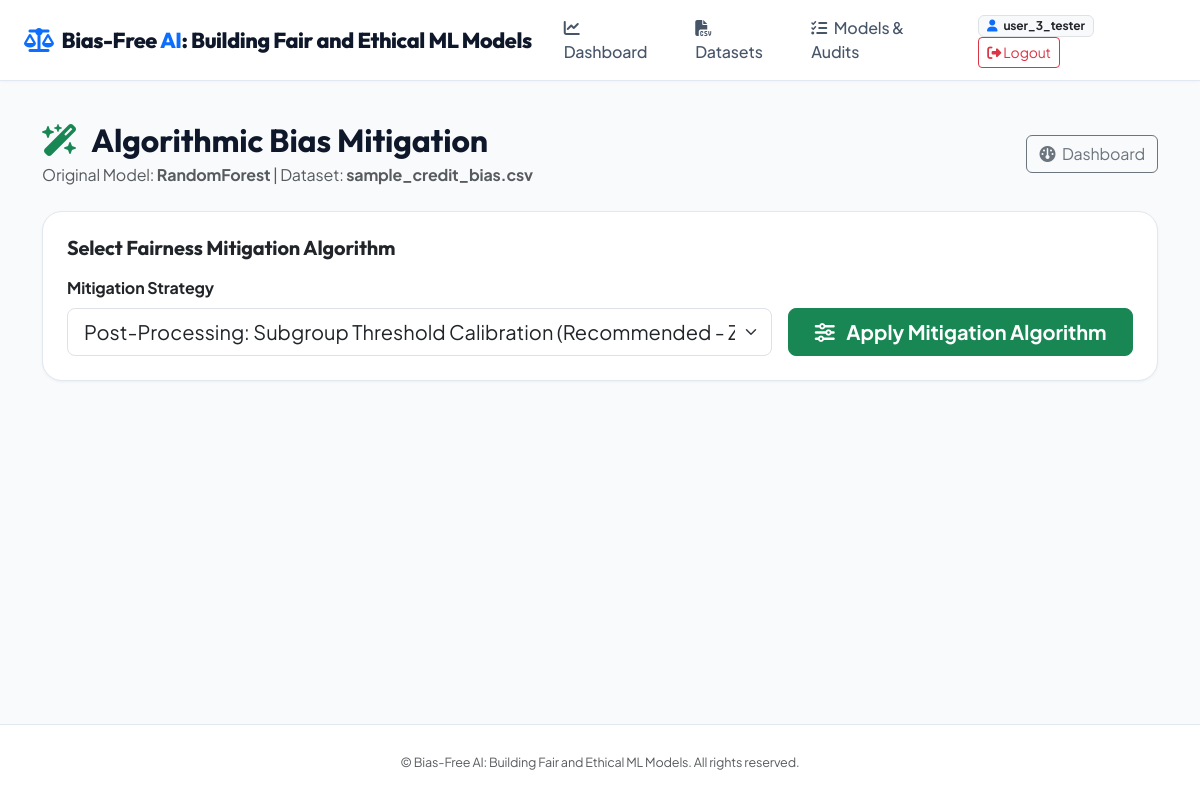
Screenshot of /mitigation/1 (signed in) with the database file from the repository.
### tables this page shows
CREATE TABLE model_runs (
    id INTEGER PRIMARY KEY AUTOINCREMENT,
    user_id INTEGER NOT NULL,
    dataset_id INTEGER NOT NULL,
    model_name VARCHAR(100) NOT NULL,
    accuracy REAL NOT NULL,
    precision_score REAL NOT NULL,
    recall_score REAL NOT NULL,
    f1_score REAL NOT NULL,
    disparate_impact REAL NOT NULL,
    demographic_parity_diff REAL NOT NULL,
    equalized_odds_diff REAL NOT NULL,
    equal_opportunity_diff REAL NOT NULL,
    is_mitigated BOOLEAN DEFAULT 0,
    mitigation_method VARCHAR(100) DEFAULT 'None',
    confusion_matrix_json TEXT NOT NULL,
    fairness_status VARCHAR(50) DEFAULT 'Unchecked',
    created_at TIMESTAMP DEFAULT CURRENT_TIMESTAMP, group_metrics_json TEXT DEFAULT NULL,
    FOREIGN KEY (user_id) REFERENCES users(id) ON DELETE CASCADE,
    FOREIGN KEY (dataset_id) REFERENCES datasets(id) ON DELETE CASCADE
);

CREATE TABLE datasets (
    id INTEGER PRIMARY KEY AUTOINCREMENT,
    user_id INTEGER NOT NULL,
    filename VARCHAR(255) NOT NULL,
    filepath VARCHAR(255) NOT NULL,
    row_count INTEGER DEFAULT 0,
    column_count INTEGER DEFAULT 0,
    target_column VARCHAR(100),
    sensitive_column VARCHAR(100),
    privileged_group VARCHAR(100),
    unprivileged_group VARCHAR(100),
    uploaded_at TIMESTAMP DEFAULT CURRENT_TIMESTAMP, csv_content TEXT,
    FOREIGN KEY (user_id) REFERENCES users(id) ON DELETE CASCADE
);

### app.py (the view)
@app.route('/mitigation/<int:model_run_id>')
@login_required
def mitigation_page(model_run_id):
    conn = get_db_connection()
    cursor = conn.cursor()
    cursor.execute("SELECT * FROM model_runs WHERE id = ?", (model_run_id,))
    run = cursor.fetchone()
    conn.close()
    if not run:
        flash('Model run not found.', 'error')
        return redirect(url_for('dashboard'))
    ds = get_dataset_by_id(run['dataset_id'])
    return render_template('mitigation.html', run=dict(run), dataset=ds, mitigated_run=None)

### app.py (called while the page is built)
def login_required(f):
    from functools import wraps
    @wraps(f)
    def decorated_function(*args, **kwargs):
        if 'user_id' not in session:
            flash('Please log in to access this page.', 'warning')
            return redirect(url_for('login_page'))
        return f(*args, **kwargs)
    return decorated_function

### models/auth.py (called while the page is built)
def get_db_connection():
    db_url = os.environ.get('DATABASE_URL')
    if db_url and HAS_PSYCOPG2:
        conn = psycopg2.connect(db_url)
        return Psycopg2ConnectionWrapper(conn)
    conn = sqlite3.connect(Config.DATABASE_PATH, timeout=30.0)
    conn.row_factory = sqlite3.Row
    return conn

### models/dataset_manager.py (called while the page is built)
def get_dataset_by_id(dataset_id):
    conn = get_db_connection()
    cursor = conn.cursor()
    cursor.execute("SELECT * FROM datasets WHERE id = ?", (dataset_id,))
    ds = cursor.fetchone()
    conn.close()
    return dict(ds) if ds else None

### templates/mitigation.html (shortened to what this page needs)
{% extends "base.html" %}
{% block content %}
<div class="container py-4">
    <div class="d-flex justify-content-between align-items-center mb-4">
        <div>
            <h2 class="fw-bold mb-1"><i class="fa-solid fa-wand-magic-sparkles text-success me-2"></i> Algorithmic Bias Mitigation</h2>
            <p class="text-muted mb-0">Original Model: <strong>{{ run.model_name }}</strong> | Dataset: <strong>{{ dataset.filename }}</strong></p>
        </div>
        <a href="{{ url_for('dashboard') }}" class="btn btn-outline-secondary"><i class="fa-solid fa-gauge me-1"></i> Dashboard</a>
    </div>
    <div class="card card-custom p-4 mb-4">
        <h5 class="fw-bold mb-3">Select Fairness Mitigation Algorithm</h5>
        <form action="{{ url_for('run_mitigation', model_run_id=run.id) }}" method="POST" class="row align-items-end g-3">
            <div class="col-md-8">
                <label class="form-label fw-bold">Mitigation Strategy</label>
                <select name="mitigation_method" class="form-select form-select-lg">
                    <option value="Threshold_Optimization" selected>Post-Processing: Subgroup Threshold Calibration (Recommended - Zero Data Loss)</option>
                </select>
            </div>
            <div class="col-md-4">
                <button type="submit" class="btn btn-success btn-lg w-100 fw-bold">
                    <i class="fa-solid fa-sliders me-2"></i> Apply Mitigation Algorithm
                </button>
            </div>
        </form>
    </div>
</div>
{% endblock %}

### static/css/style.css (style rules this page uses)
:root { --primary-color: #2563eb; --primary-hover: #1d4ed8; --secondary-color: #475569; --accent-glow: rgba(37, 99, 235, 0.12); --success-color: #10b981; --warning-color: #f59e0b; --danger-color: #ef4444; --bg-gradient: #f8fafc; --card-bg: #ffffff; --card-border: #e2e8f0; --card-shadow: 0 1px 3px rgba(15, 23, 42, 0.05); }
body { font-family: 'Plus Jakarta Sans', system-ui, -apple-system, sans-serif; background: #f8fafc; color: #0f172a; min-height: 100vh; display: flex; flex-direction: column; letter-spacing: -0.01em; }
h1, h2, h3, h4, h5, h6, .hero-title, .navbar-brand { font-family: 'Outfit', sans-serif; }
.card-custom { background: var(--card-bg); border: 1px solid var(--card-border); border-radius: 1.25rem; box-shadow: var(--card-shadow); transition: transform 0.25s ease, box-shadow 0.25s ease, border-color 0.25s ease; }

### rows the page displays
model_runs: model_name "RandomForest"
datasets: filename "sample_credit_bias.csv"

### other values shown
{{ session.username }} "user_3_tester"
